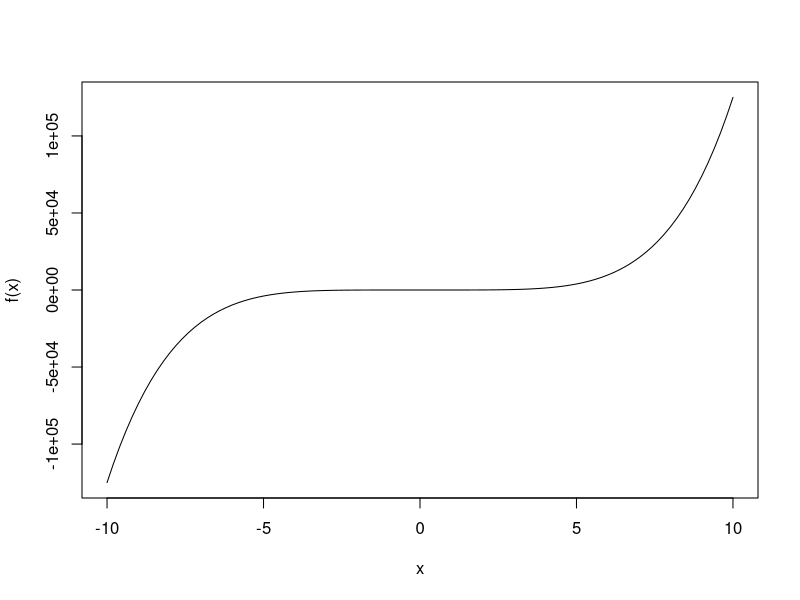
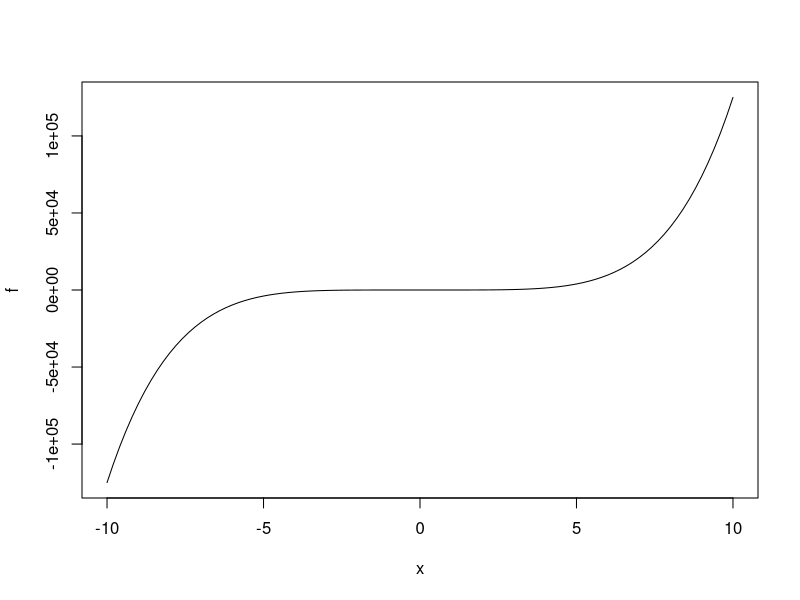

Generate these figures, in order, with R:
#' ---
#' title: "Mod\u00e9lisation statistique par la pratique avec R"
#' subtitle: "Chapitre 1 : G\u00e9n\u00e9ralit\u00e9s sur le langage R - solution des exercices"
#' author: "Fr\u00e9d\u00e9ric Bertrand, Emmanuelle Claeys, Myriam Maumy-Bertrand"
#' date: "`r format(Sys.time(), '%d %B, %Y')`"
#' ---

#Chapitre 1 : solution des exercices

# Supplement en ligne, solution exercice 1.1
# q1
maVariable <- 10
maVariable
# q2
str(maVariable)
# q3
maVariable * 2
# q4
maVariable * maVariable
# q5
maVariable <- maVariable + 1
maVariable
# q6
maVariable2 <- NULL 
maVariable2
# q7
str(maVariable2)
# q8
maVariable3 <- "Hello World"
maVariable3
# q9
str(maVariable3)

# Supplement en ligne, solution exercice 1.2
# q1
1:10
# q2
a <- 1:10
a
# q3, avec RStudio ou avec la fonction str
str(a)
# q4
a+a
# q5. Oui car a est un vecteur contenant des nombres.
10*a
# q6
a>5
# q7
a[a>5]
# q8
b <- 5:8
# q9
b[1]
b[4]
b[5]
# Ou d'un seul coup
b[c(1,4,5)]
# Comme il n'y a pas de cinquieme element dans b, R affiche NA pour Not Available, ce qui est logique puisqu'il n'y a rien comme valeur.
# q10
b[7]<-9
b
# Comme b n'a que quatre elements, R affecte la valeur NA aux cinquiemes et sixiemes elements de b puis la valeur 9 au septieme element de b.
# q11
seq(5,30,by=5)

# Supplement en ligne, solution exercice 1.3
# q1
f <- function(x){return ((5*x^5)/4)}
f
str(f)
# q2
f(3)
# q3
# Avec la fonction curve
curve(f,from=-10,to=10)
# Avec la fonction plot qui fait appel \u00e0 la fonction curve lorsqu'elle est appliquee \u00e0 un objet de classe fonction
plot(f,xlim=(c(-10,10)))

# q4
g <- function(x,a) { return (a*x^2) }
g

# Supplement en ligne, solution exercice 1.4
for (i in 1:5) {print("Hello world")}

